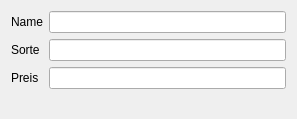
<?xml version="1.0" encoding="UTF-8"?>
<ui version="4.0">
 <class>Form</class>
 <widget class="QWidget" name="Form">
  <property name="geometry">
   <rect>
    <x>0</x>
    <y>0</y>
    <width>297</width>
    <height>119</height>
   </rect>
  </property>
  <property name="windowTitle">
   <string>Form</string>
  </property>
  <layout class="QVBoxLayout" name="verticalLayout">
   <item>
    <layout class="QFormLayout" name="formLayout">
     <item row="0" column="0">
      <widget class="QLabel" name="label">
       <property name="text">
        <string>Name</string>
       </property>
      </widget>
     </item>
     <item row="1" column="0">
      <widget class="QLabel" name="label_2">
       <property name="text">
        <string>Sorte</string>
       </property>
      </widget>
     </item>
     <item row="2" column="0">
      <widget class="QLabel" name="label_3">
       <property name="text">
        <string>Preis</string>
       </property>
      </widget>
     </item>
     <item row="0" column="1">
      <widget class="QLineEdit" name="db_name"/>
     </item>
     <item row="1" column="1">
      <widget class="QLineEdit" name="db_variety"/>
     </item>
     <item row="2" column="1">
      <widget class="QLineEdit" name="db_cost"/>
     </item>
    </layout>
   </item>
  </layout>
 </widget>
 <resources/>
 <connections/>
</ui>
